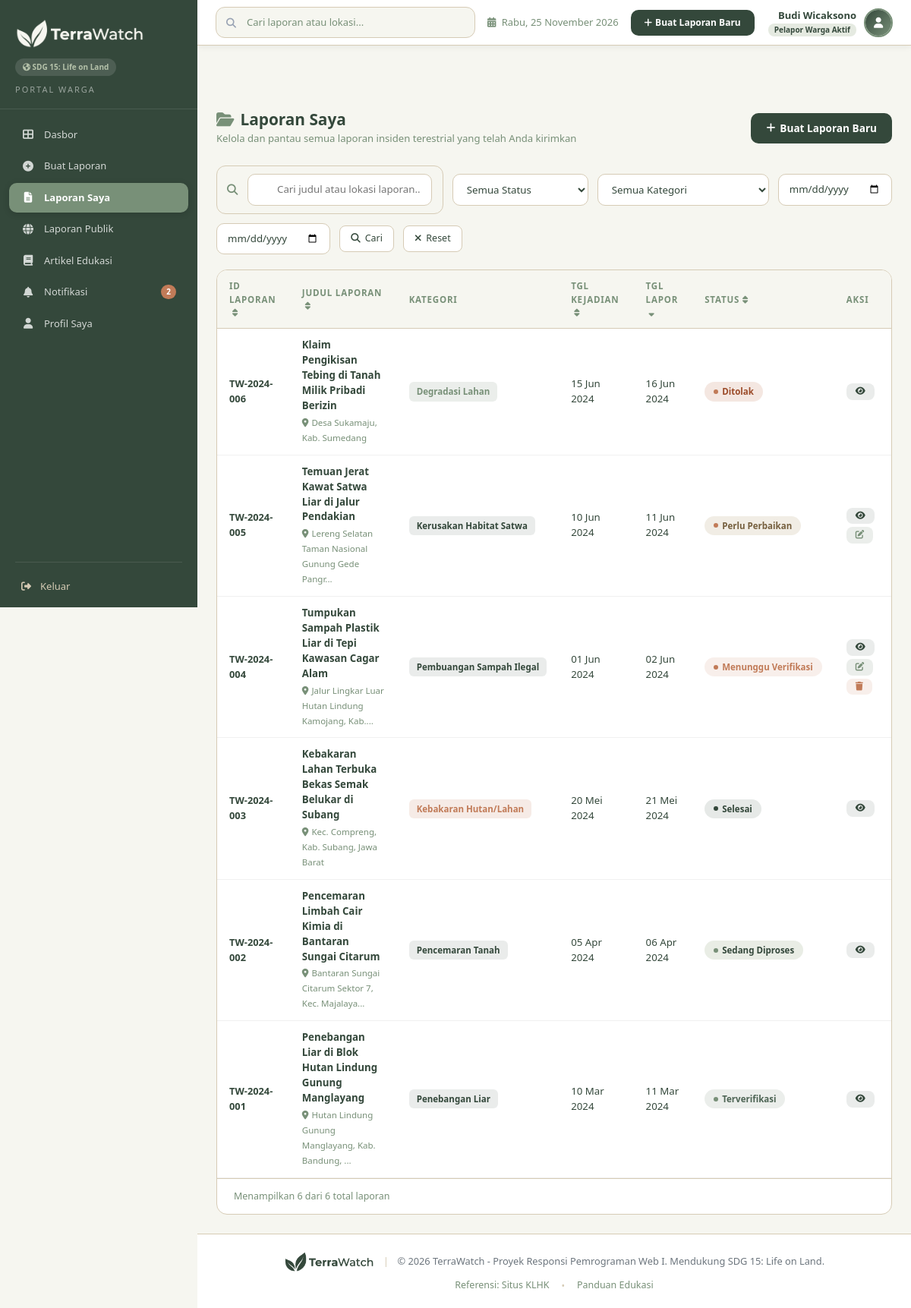
The page /user/laporan_saya.php (signed in) on the database its author committed.
### tables this page shows
CREATE TABLE `reports` (
  `report_id`        INT           NOT NULL AUTO_INCREMENT,
  `user_id`          INT           NOT NULL,
  `category_id`      INT           NOT NULL,
  `title`            VARCHAR(255)  NOT NULL,
  `incident_date`    DATE          NOT NULL,
  `location`         VARCHAR(500)  NOT NULL,
  `latitude`         DECIMAL(10,8) NULL DEFAULT NULL,
  `longitude`        DECIMAL(11,8) NULL DEFAULT NULL,
  `description`      TEXT          NOT NULL,
  `status`           ENUM('Pending','Revision','Verified','In Progress','Completed','Rejected') NOT NULL DEFAULT 'Pending',
  `rejection_reason` TEXT          NULL,
  `created_at`       TIMESTAMP     NOT NULL DEFAULT CURRENT_TIMESTAMP,
  `updated_at`       TIMESTAMP     NOT NULL DEFAULT CURRENT_TIMESTAMP ON UPDATE CURRENT_TIMESTAMP,
  PRIMARY KEY (`report_id`),
  INDEX `idx_reports_status` (`status`),
  INDEX `idx_reports_created_at` (`created_at`),
  INDEX `idx_reports_user_id` (`user_id`),
  INDEX `idx_reports_category_id` (`category_id`),
  CONSTRAINT `fk_reports_user`     FOREIGN KEY (`user_id`)     REFERENCES `users`(`user_id`),
  CONSTRAINT `fk_reports_category` FOREIGN KEY (`category_id`) REFERENCES `categories`(`category_id`)
);

CREATE TABLE `categories` (
  `category_id`   INT          NOT NULL AUTO_INCREMENT,
  `category_name` VARCHAR(100) NOT NULL,
  `description`   TEXT         NULL,
  `icon`          VARCHAR(50)  NULL DEFAULT NULL,
  `created_at`    TIMESTAMP    NOT NULL DEFAULT CURRENT_TIMESTAMP,
  PRIMARY KEY (`category_id`)
);

### helpers/functions.php (called while the page is built, shortened)
<?php
function sanitize($data): string
{
    return trim((string)$data);
}
function formatDate(string $date, string $format = 'd M Y'): string
{
    $months = [
        'Jan' => 'Jan', 'Feb' => 'Feb', 'Mar' => 'Mar',
        'Apr' => 'Apr', 'May' => 'Mei', 'Jun' => 'Jun',
        'Jul' => 'Jul', 'Aug' => 'Agu', 'Sep' => 'Sep',
        'Oct' => 'Okt', 'Nov' => 'Nov', 'Dec' => 'Des',
    ];
    $formatted = date($format, strtotime($date));
    return str_replace(array_keys($months), array_values($months), $formatted);
}
function generateReportId($id = null, ?string $createdAt = null): string
{
    $year = date('Y');
    if (!empty($createdAt)) {
        $timestamp = strtotime($createdAt);
        if ($timestamp !== false) {
            $year = date('Y', $timestamp);
        }
    }
    if ($id !== null && is_numeric($id) && (int)$id > 0) {
        return sprintf('TW-%s-%03d', $year, (int)$id);
    }
}
function statusLabel(string $s): string
{
    $labels = [
        'Pending'     => 'Menunggu Verifikasi',
        'Revision'    => 'Perlu Perbaikan',
        'Verified'    => 'Terverifikasi',
        'In Progress' => 'Sedang Diproses',
        'Completed'   => 'Selesai',
        'Rejected'    => 'Ditolak',
        'Draft'       => 'Draf',
        'Published'   => 'Diterbitkan',
    ];
    return $labels[$s] ?? $s;
}

### user/laporan_saya.php (the view, shortened to what this page needs)
<?php
require_once __DIR__ . '/../helpers/functions.php';
$userId = $_SESSION['user_id'];
$search = sanitize($_GET['search'] ?? $_GET['q'] ?? '');
$filterDateFrom = isset($_GET['date_from']) ? sanitize($_GET['date_from']) : '';
$filterDateTo = isset($_GET['date_to']) ? sanitize($_GET['date_to']) : '';
$sortBy = isset($_GET['sort']) ? sanitize($_GET['sort']) : 'created_at';
$sortDir = isset($_GET['dir']) && strtoupper($_GET['dir']) === 'ASC' ? 'ASC' : 'DESC';
$page = isset($_GET['page']) ? max(1, (int)$_GET['page']) : 1;
$perPage = 10;
$offset = ($page - 1) * $perPage;
try {
    $where = "WHERE r.user_id = ?";
    $params = [$userId];
    $countSql = "SELECT COUNT(*) FROM reports r $where";
    $stmt = $pdo->prepare($countSql);
    $stmt->execute($params);
    $totalRecords = $stmt->fetchColumn();
    $totalPages = max(1, ceil($totalRecords / $perPage));
    $sql = "SELECT r.*, c.category_name
            FROM reports r
            LEFT JOIN categories c ON r.category_id = c.category_id
            $where
            ORDER BY r.$sortBy $sortDir
            LIMIT $perPage OFFSET $offset";
    $stmt = $pdo->prepare($sql);
    $stmt->execute($params);
    $reports = $stmt->fetchAll(PDO::FETCH_ASSOC);
} catch (PDOException $e) {
    $reports = [];
    $categories = [];
    $totalRecords = 0;
    $totalPages = 1;
}
function buildQs($overrides = []) {
    $params = $_GET;
    foreach ($overrides as $k => $v) {
        $params[$k] = $v;
    }
    return http_build_query($params);
}
function sortLink($col, $label) {
    global $sortBy, $sortDir;
    $newDir = ($sortBy === $col && $sortDir === 'ASC') ? 'DESC' : 'ASC';
    $icon = '';
    if ($sortBy === $col) {
        $icon = $sortDir === 'ASC' ? '<i class="fas fa-sort-up ms-1"></i>' : '<i class="fas fa-sort-down ms-1"></i>';
    } else {
        $icon = '<i class="fas fa-sort ms-1 text-muted"></i>';
    }
    return '<a href="?'. buildQs(['sort' => $col, 'dir' => $newDir]) .'" style="color:inherit;text-decoration:none">'.$label.$icon.'</a>';
}
?>
<!DOCTYPE html>
<html lang="id">
<head>
    <link href="https://cdn.jsdelivr.net/npm/bootstrap@5.3.2/dist/css/bootstrap.min.css" rel="stylesheet">
    <link href="https://cdnjs.cloudflare.com/ajax/libs/font-awesome/6.5.1/css/all.min.css" rel="stylesheet">
    <link href="../assets/css/style.css" rel="stylesheet">
</head>
<body>
<?php include __DIR__ . '/../includes/sidebar.php'; ?>
<?php include __DIR__ . '/../includes/topbar.php'; ?>
<main class="main-content">
    <div class="page-header">
        <div>
            <h4><i class="fas fa-folder-open me-2" style="color:var(--accent-green)"></i>Laporan Saya</h4>
            <p>Kelola dan pantau semua laporan insiden terestrial yang telah Anda kirimkan</p>
        </div>
        <a href="buat_laporan.php" class="btn-primary-green"><i class="fas fa-plus"></i> Buat Laporan Baru</a>
    </div>
    <form method="GET" class="filter-bar">
        <div class="search-input">
            <i class="fas fa-search"></i>
            <input type="text" name="search" placeholder="Cari judul atau lokasi laporan..." value="<?= htmlspecialchars($search) ?>">
        </div>
        <select name="status">
            <option value="">Semua Status</option>
        </select>
        <select name="category">
            <option value="0">Semua Kategori</option>
        </select>
        <input type="date" name="date_from" value="<?= htmlspecialchars($filterDateFrom) ?>" title="Dari tanggal">
        <input type="date" name="date_to" value="<?= htmlspecialchars($filterDateTo) ?>" title="Sampai tanggal">
        <button type="submit" class="btn-filter"><i class="fas fa-search"></i> Cari</button>
        <a href="laporan_saya.php" class="btn-filter"><i class="fas fa-times"></i> Reset</a>
    </form>
    <div class="full-table-card">
        <table class="report-table">
            <thead>
                <tr>
                    <th><?= sortLink('report_id', 'ID Laporan') ?></th>
                    <th><?= sortLink('title', 'Judul Laporan') ?></th>
                    <th>Kategori</th>
                    <th><?= sortLink('incident_date', 'Tgl Kejadian') ?></th>
                    <th><?= sortLink('created_at', 'Tgl Lapor') ?></th>
                    <th><?= sortLink('status', 'Status') ?></th>
                    <th>Aksi</th>
                </tr>
            </thead>
            <tbody>
                <?php if (empty($reports)): ?>
                <tr>
                    <td colspan="7" class="text-center py-4 text-muted">
                        <i class="fas fa-inbox me-2" style="font-size:1.5rem"></i><br>
                        Tidak ada laporan ditemukan.
                    </td>
                </tr>
                <?php else: ?>
                <?php foreach ($reports as $report):
                    $reportId = generateReportId($report['report_id'], $report['created_at'] ?? null);
                    $categoryClass = getCategoryBadgeClassLS($report['category_name'] ?? '');
                    $statusLower = strtolower(str_replace(' ', '-', $report['status']));
                ?>
                <tr>
                    <td><span class="report-id"><?= $reportId ?></span></td>
                    <td class="report-title-cell">
                        <span class="rt-title"><?= htmlspecialchars($report['title']) ?></span>
                        <span class="rt-location"><i class="fas fa-map-marker-alt me-1"></i><?= htmlspecialchars(mb_strimwidth($report['location'] ?? '-', 0, 50, '...')) ?></span>
                    </td>
                    <td><span class="category-badge <?= $categoryClass ?>"><?= htmlspecialchars($report['category_name'] ?? '-') ?></span></td>
                    <td><?= formatDate($report['incident_date'] ?? '') ?></td>
                    <td><?= formatDate($report['created_at'] ?? '') ?></td>
                    <td>
                        <span class="status-badge <?= $statusLower ?>">
                            <span class="dot"></span>
                            <?= htmlspecialchars(statusLabel($report['status'])) ?>
                        </span>
                    </td>
                    <td>
                        <div class="d-flex gap-1 flex-wrap">
                            <a href="detail_laporan.php?id=<?= $report['report_id'] ?>" class="action-btn view" title="Lihat Detail"><i class="fas fa-eye"></i></a>
                            <?php if (in_array($report['status'], ['Pending', 'Revision'])): ?>
                            <a href="edit_laporan.php?id=<?= $report['report_id'] ?>" class="action-btn edit" title="Edit"><i class="fas fa-edit"></i></a>
                            <?php endif; ?>
                            <?php if ($report['status'] === 'Pending'): ?>
                            <button class="action-btn delete" title="Hapus" onclick="confirmDelete(<?= $report['report_id'] ?>)"><i class="fas fa-trash"></i></button>
                            <?php endif; ?>
                        </div>
                    </td>
                </tr>
                <?php endforeach; ?>
                <?php endif; ?>
            </tbody>
        </table>
        <?php if ($totalPages > 1): ?>
        <div class="table-pagination">
            <span>Menampilkan <?= count($reports) ?> dari <?= $totalRecords ?> total laporan (Halaman <?= $page ?> dari <?= $totalPages ?>)</span>
            <div class="pag-buttons">
                <?php if ($page > 1): ?>
                <a href="?<?= buildQs(['page' => $page - 1]) ?>" class="pag-btn"><i class="fas fa-chevron-left"></i></a>
                <?php endif; ?>
                <?php
                $startPage = max(1, $page - 2);
                $endPage = min($totalPages, $page + 2);
                for ($i = $startPage; $i <= $endPage; $i++):
                ?>
                <a href="?<?= buildQs(['page' => $i]) ?>" class="pag-btn <?= $i === $page ? 'active' : '' ?>"><?= $i ?></a>
                <?php endfor; ?>
                <?php if ($page < $totalPages): ?>
                <a href="?<?= buildQs(['page' => $page + 1]) ?>" class="pag-btn"><i class="fas fa-chevron-right"></i></a>
                <?php endif; ?>
            </div>
        </div>
        <?php else: ?>
        <div class="table-pagination">
            <span>Menampilkan <?= count($reports) ?> dari <?= $totalRecords ?> total laporan</span>
        </div>
        <?php endif; ?>
    </div>
</main>
<?php include __DIR__ . '/../includes/footer.php'; ?>
<?php
function getCategoryBadgeClassLS($categoryName) {
    $map = [
        'Penebangan Liar' => 'deforestasi',
        'Deforestasi' => 'deforestasi',
        'Kebakaran Hutan/Lahan' => 'kebakaran',
        'Kebakaran Hutan' => 'kebakaran',
        'Pembuangan Sampah' => 'sampah',
        'Kerusakan Habitat' => 'habitat',
        'Degradasi Lahan' => 'degradasi',
        'Pencemaran Darat' => 'pencemaran',
        'Lahan Gambut' => 'gambut',
    ];
    return $map[$categoryName] ?? 'deforestasi';
}
?>

### includes/topbar.php (style rules this page uses)
.search-input { width: 100%; padding: 10px 14px 10px 40px; border: 1.5px solid #D6CBB5; border-radius: 12px; font-size: 13px; background: #F6F6F0; transition: all 0.2s ease; color: #34483B; }
.search-input::placeholder { color: #789078; }

### rows shown on the page
reports: reportId "TW-2024-006", title "Klaim Pengikisan Tebing di Tanah Milik Pribadi Berizin", location "Desa Sukamaju, Kab. Sumedang", category.category_name "Degradasi Lahan", incident_date "15 Jun 2024", created_at "16 Jun 2024", status "Ditolak"
reports: reportId "TW-2024-005", title "Temuan Jerat Kawat Satwa Liar di Jalur Pendakian", location "Lereng Selatan Taman Nasional Gunung Gede Pangr...", category.category_name "Kerusakan Habitat Satwa", incident_date "10 Jun 2024", created_at "11 Jun 2024", status "Perlu Perbaikan"
reports: reportId "TW-2024-004", title "Tumpukan Sampah Plastik Liar di Tepi Kawasan Cagar Alam", location "Jalur Lingkar Luar Hutan Lindung Kamojang, Kab....", category.category_name "Pembuangan Sampah Ilegal", incident_date "01 Jun 2024", created_at "02 Jun 2024", status "Menunggu Verifikasi"
reports: reportId "TW-2024-003", title "Kebakaran Lahan Terbuka Bekas Semak Belukar di Subang", location "Kec. Compreng, Kab. Subang, Jawa Barat", category.category_name "Kebakaran Hutan/Lahan", incident_date "20 Mei 2024", created_at "21 Mei 2024", status "Selesai"
reports: reportId "TW-2024-002", title "Pencemaran Limbah Cair Kimia di Bantaran Sungai Citarum", location "Bantaran Sungai Citarum Sektor 7, Kec. Majalaya...", category.category_name "Pencemaran Tanah", incident_date "05 Apr 2024", created_at "06 Apr 2024", status "Sedang Diproses"
reports: reportId "TW-2024-001", title "Penebangan Liar di Blok Hutan Lindung Gunung Manglayang", location "Hutan Lindung Gunung Manglayang, Kab. Bandung, ...", category.category_name "Penebangan Liar", incident_date "10 Mar 2024", created_at "11 Mar 2024", status "Terverifikasi"

### other values the page prints
$unreadCount "2"
$userName "Budi Wicaksono"
$roleBadge "Pelapor Warga Aktif"
$label "ID LAPORAN JUDUL LAPORAN TGL KEJADIAN TGL LAPOR STATUS"
count($reports) "6"
$totalRecords "6"
